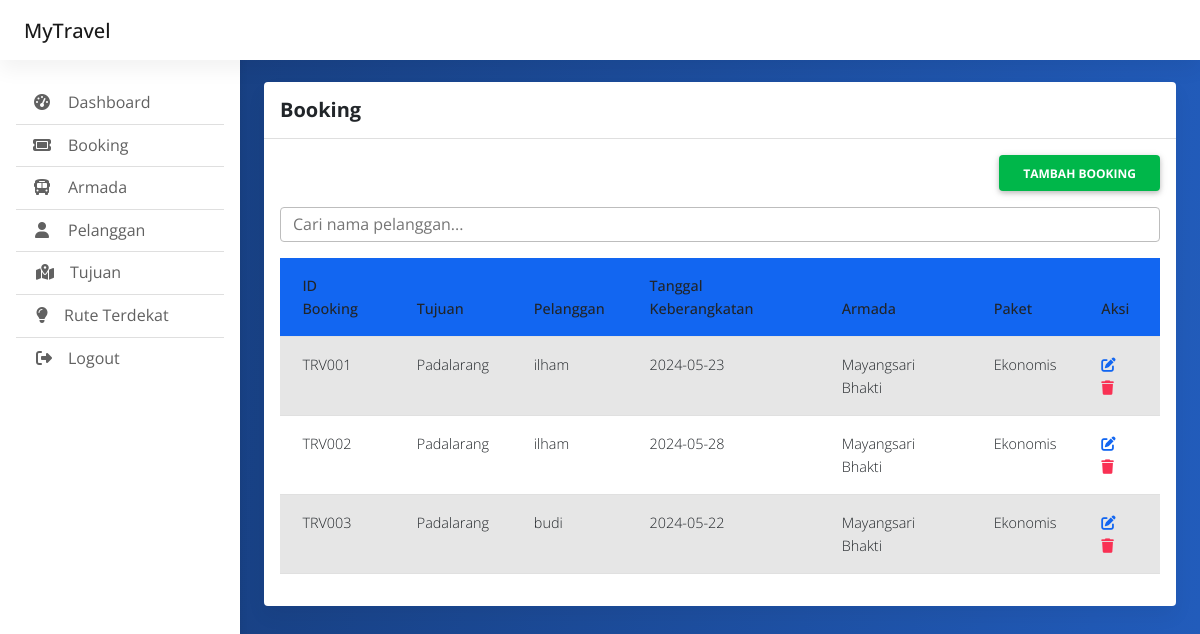
The app's page /index.php/admin/booking with its own data.
### tables this page shows
CREATE TABLE `booking` (
  `id_booking` int(255) NOT NULL,
  `id_tujuan` int(255) NOT NULL,
  `id_pelanggan` int(255) NOT NULL,
  `tanggal_keberangkatan` date NOT NULL,
  `stamp_waktu` timestamp NOT NULL DEFAULT current_timestamp(),
  `id_armada` int(255) NOT NULL,
  `paket` varchar(255) NOT NULL,
  `sudah_bayar` tinyint(1) NOT NULL
);

CREATE TABLE `tujuan` (
  `id_tujuan` int(255) NOT NULL,
  `nama_tujuan` varchar(255) NOT NULL,
  `paket` varchar(255) NOT NULL,
  `harga` int(255) NOT NULL
);

CREATE TABLE `pelanggan` (
  `id_pelanggan` int(255) NOT NULL,
  `nama_pelanggan` varchar(255) NOT NULL,
  `alamat` varchar(255) NOT NULL,
  `no_telpon` varchar(255) NOT NULL,
  `email` varchar(255) NOT NULL,
  `password` varchar(255) NOT NULL
);

CREATE TABLE `armada` (
  `id_armada` int(255) NOT NULL,
  `nama_armada` varchar(255) NOT NULL,
  `tipe_mobil` varchar(255) NOT NULL,
  `jumlah_tampungan` int(255) NOT NULL
);

### application/controllers/Admin.php (called while the page is built, shortened)
<?php
class Admin extends CI_Controller {
	public function __construct()
	{
		$this->load->model('akun_model');
		$this->load->model('crud_model');
	}
	public function booking()
	{
		$data['array_booking'] = $this->crud_model->mengambil_data_join('booking',['armada','tujuan','pelanggan']);
		$this->load->view('admin_booking',$data);
	}
}

### index.php (called while the page is built, shortened)
<?php
require_once BASEPATH.'core/CodeIgniter.php';

### application/models/Crud_model.php (called while the page is built, shortened)
<?php
class Crud_model extends CI_Model{
	public function mengambil_data_join($nama_tabel,$array_tabel)
	{
		$this->db->select('*');
		$this->db->from($nama_tabel);
		foreach($array_tabel as $tabel){
			$this->db->join($tabel, $nama_tabel.'.id_'.$tabel.' = '.$tabel.'.id_'.$tabel.'');
		}
		$query = $this->db->get();
		return $query->result();
	}
}

### application/views/admin_booking.php (the view, shortened to what this page needs)
<!doctype html>
<html lang="en">
  <head>
    <link href="https://cdn.jsdelivr.net/npm/bootstrap@5.3.0-alpha1/dist/css/bootstrap.min.css" rel="stylesheet">
	<link rel="stylesheet" href="https://cdnjs.cloudflare.com/ajax/libs/font-awesome/6.4.0/css/all.min.css" />
	<link rel="stylesheet" href="<?=base_url()?>css/mdb.min.css" />
	<link rel="stylesheet" href="<?=base_url()?>css/admin.css" />
  </head>
<body>
  <header>
    <?php $this->load->view('component/sidebar.php');?>
    <?php $this->load->view('component/navbar.php');?>
  </header>
  <main style="margin-top: 58px">
    <div class="container pt-4">
		  <section class="mb-4">
			<div class="card">
			  <div class="card-header py-3">
				<h5 class="mb-0"><strong>Booking</strong></h5>
			  </div>
			  <div class="card-body">
				<div class="d-grid gap-2 mb-3 d-md-flex justify-content-md-end">
				  <a href="<?=site_url('admin/booking_add')?>"><button class="btn btn-success fw-bold" type="button">Tambah Booking</button></a>
				</div>
				<input type="text" id="searchInput" class="form-control mb-3" placeholder="Cari nama pelanggan...">
				<table class="table table-striped" id="barangTable">
					<thead>
						<tr class="bg-primary text-white">
							<th>ID Booking</th>
							<th>Tujuan</th>
							<th>Pelanggan</th>
							<th>Tanggal Keberangkatan</th>
							<th>Armada</th>
							<th>Paket</th>
							<th>Aksi</th>
						</tr>
					</thead>
					<tbody>
						<?php foreach($array_booking as $booking): ?>
						<tr>
							<td>TRV00<?= $booking->id_booking?></td>
							<td><?= $booking->nama_tujuan?></td>
							<td><?= $booking->nama_pelanggan?></td>
							<td><?= $booking->tanggal_keberangkatan?></td>
							<td><?= $booking->nama_armada?></td>
							<td><?= $booking->paket?></td>
							<td>
								<a href="<?=site_url('admin/booking_edit/'.$booking->id_booking)?>"><span class="fw-bold me-2 text-primary" onclick="return editchecked('');"><i class="fa-solid fa-pen-to-square"></i></span></a>
								<a href="<?=site_url('admin/booking_hapus/'.$booking->id_booking)?>"><span class="fw-bold text-danger" onclick="return confirm('Apa anda yakin ingin menghapusnya?');"><i class="fa-solid fa-trash"></i></span></a>
							</td>
						</tr>
						<?php endforeach; ?>
					</tbody>
				</table>
			  </div>
			</div>
		  </section>
    </div>
  </main>
</body>
</html>

### application/views/component/sidebar.php
<nav id="sidebarMenu" class="collapse d-lg-block sidebar collapse bg-white">
  <div class="position-sticky">
    <div class="list-group list-group-flush mx-3 mt-4">
      <a href="<?=site_url('admin')?>" class="list-group-item list-group-item-action py-2 ripple" id="dashboard">
        <i class="fas fa-tachometer-alt fa-fw me-3"></i><span>Dashboard</span>
      </a>
      <a href="<?=site_url('admin/booking')?>" class="list-group-item list-group-item-action py-2 ripple" id="pengiriman">
        <i class="fas fa-ticket fa-fw me-3"></i><span>Booking</span>
      </a>
      <a href="<?=site_url('admin/armada')?>" class="list-group-item list-group-item-action py-2 ripple" id="kurir">
        <i class="fas fa-bus fa-fw me-3"></i><span>Armada </span>
      </a>
      <a href="<?=site_url('admin/pelanggan')?>"" class="list-group-item list-group-item-action py-2 ripple" id="gudang"><i
          class="fas fa-user fa-fw me-3"></i><span>Pelanggan</span>
</a>
      <a href="<?=site_url('admin/tujuan')?>"" class="list-group-item list-group-item-action py-2 ripple" id="status"><i
class="fas fa-map-location-dot  ms-1 me-3"></i><span>Tujuan</span>
</a>
      <a href="<?=site_url('admin/algoritmadjaksara')?>"" class="list-group-item list-group-item-action py-2 ripple" id="status"><i
class="fas fa-lightbulb  ms-1 me-3"></i><span>Rute Terdekat</span>
</a>
      <a href="<?=site_url('admin/logout')?>"" class="list-group-item list-group-item-action py-2 ripple" id="status"><i
class="fas fa-right-from-bracket ms-1 me-3"></i><span>Logout</span>
</a>
    </div>
  </div>
</nav>

### application/views/component/navbar.php (shortened to what this page needs)
<nav id="main-navbar" class="navbar navbar-expand-lg navbar-light bg-white fixed-top">
  <div class="container-fluid">
    <a class="navbar-brand" href="#">
      <span class="navbar-brand mb-0 h1">MyTravel</span>
    </a>
  </div>
</nav>

### css/admin.css (style rules this page uses)
body { background-color: #fbfbfb; }
@media (min-width: 991.98px) { main { padding-left: 240px; } }
.sidebar { position: fixed; top: 0; bottom: 0; left: 0; padding: 58px 0 0; box-shadow: 0 2px 5px 0 rgb(0 0 0 / 5%), 0 2px 10px 0 rgb(0 0 0 / 5%); width: 240px; z-index: 600; }

### application/views/admin_booking.php (style rules this page uses)
td { padding: 2px 2px; }
body { background-color: #163a76; font-family: 'Open Sans', sans-serif; background: rgb(22,58,118); background: linear-gradient(94deg, rgba(22,58,118,1) 0%, rgba(34,92,187,1) 100%); }
button { padding: 3px 12px 3px 12px; }

### records on screen
booking: id_booking "1", id_tujuan.nama_tujuan "Padalarang", id_pelanggan.nama_pelanggan "ilham", tanggal_keberangkatan "2024-05-23", id_armada.nama_armada "Mayangsari Bhakti", id_tujuan.paket "Ekonomis"
booking: id_booking "2", id_tujuan.nama_tujuan "Padalarang", id_pelanggan.nama_pelanggan "ilham", tanggal_keberangkatan "2024-05-28", id_armada.nama_armada "Mayangsari Bhakti", id_tujuan.paket "Ekonomis"
booking: id_booking "3", id_tujuan.nama_tujuan "Padalarang", id_pelanggan.nama_pelanggan "budi", tanggal_keberangkatan "2024-05-22", id_armada.nama_armada "Mayangsari Bhakti", id_tujuan.paket "Ekonomis"
